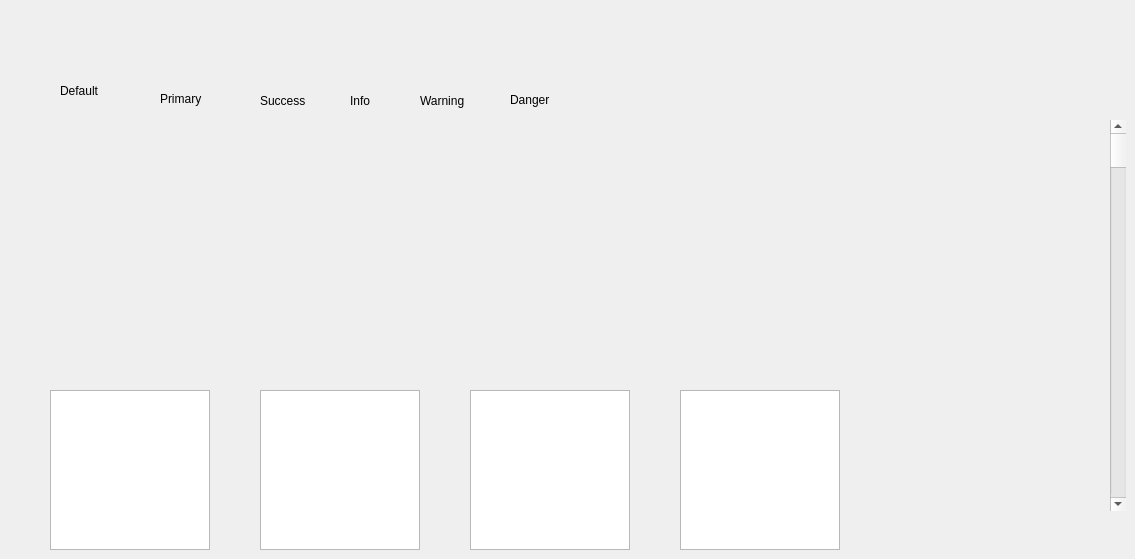
    <widget class="QWidget" name="tab_0">
     <attribute name="title">
      <string>文本</string>
     </attribute>
     <widget class="Element::Text" name="defaultText">
      <property name="geometry">
       <rect>
        <x>60</x>
        <y>80</y>
        <width>65</width>
        <height>21</height>
       </rect>
      </property>
      <property name="text">
       <string>Default</string>
      </property>
     </widget>
     <widget class="Element::Text" name="primaryText">
      <property name="geometry">
       <rect>
        <x>160</x>
        <y>88</y>
        <width>71</width>
        <height>21</height>
       </rect>
      </property>
      <property name="text">
       <string>Primary</string>
      </property>
     </widget>
     <widget class="Element::Text" name="successText">
      <property name="geometry">
       <rect>
        <x>260</x>
        <y>90</y>
        <width>71</width>
        <height>21</height>
       </rect>
      </property>
      <property name="text">
       <string>Success</string>
      </property>
     </widget>
     <widget class="Element::Text" name="infoText">
      <property name="geometry">
       <rect>
        <x>350</x>
        <y>90</y>
        <width>41</width>
        <height>21</height>
       </rect>
      </property>
      <property name="text">
       <string>Info</string>
      </property>
     </widget>
     <widget class="Element::Text" name="warningText">
      <property name="geometry">
       <rect>
        <x>420</x>
        <y>90</y>
        <width>71</width>
        <height>21</height>
       </rect>
      </property>
      <property name="text">
       <string>Warning</string>
      </property>
     </widget>
     <widget class="Element::Text" name="dangerText">
      <property name="geometry">
       <rect>
        <x>510</x>
        <y>90</y>
        <width>61</width>
        <height>20</height>
       </rect>
      </property>
      <property name="text">
       <string>Danger</string>
      </property>
     </widget>
     <widget class="QPlainTextEdit" name="shadow_1">
      <property name="geometry">
       <rect>
        <x>50</x>
        <y>390</y>
        <width>160</width>
        <height>160</height>
       </rect>
      </property>
     </widget>
     <widget class="QPlainTextEdit" name="shadow_2">
      <property name="geometry">
       <rect>
        <x>260</x>
        <y>390</y>
        <width>160</width>
        <height>160</height>
       </rect>
      </property>
     </widget>
     <widget class="QPlainTextEdit" name="shadow_3">
      <property name="geometry">
       <rect>
        <x>470</x>
        <y>390</y>
        <width>160</width>
        <height>160</height>
       </rect>
      </property>
     </widget>
     <widget class="QPlainTextEdit" name="shadow_4">
      <property name="geometry">
       <rect>
        <x>680</x>
        <y>390</y>
        <width>160</width>
        <height>160</height>
       </rect>
      </property>
     </widget>
     <widget class="QScrollBar" name="scrollbar">
      <property name="geometry">
       <rect>
        <x>1110</x>
        <y>120</y>
        <width>16</width>
        <height>391</height>
       </rect>
      </property>
      <property name="orientation">
       <enum>Qt::Vertical</enum>
      </property>
     </widget>
    </widget>
